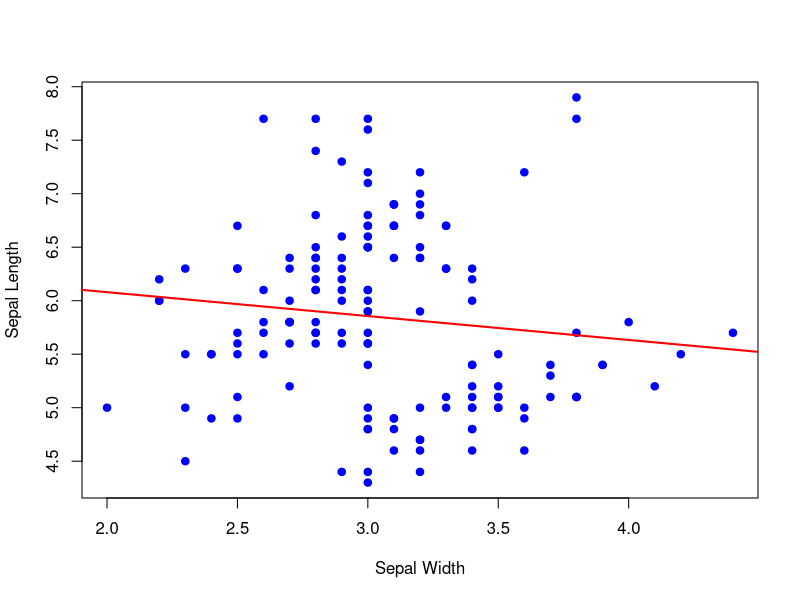

Reproduce this figure in R.
data(iris)

model <- lm(Sepal.Length ~ Sepal.Width, data = iris)

print(summary(model))

new_data <- data.frame(Sepal.Width = c(3, 3.5, 4))
print(predict(model, new_data))

plot(iris$Sepal.Width, iris$Sepal.Length,
     xlab = "Sepal Width",
     ylab = "Sepal Length",
     pch = 19,
     col = "blue")

abline(model, col = "red", lwd = 2)
